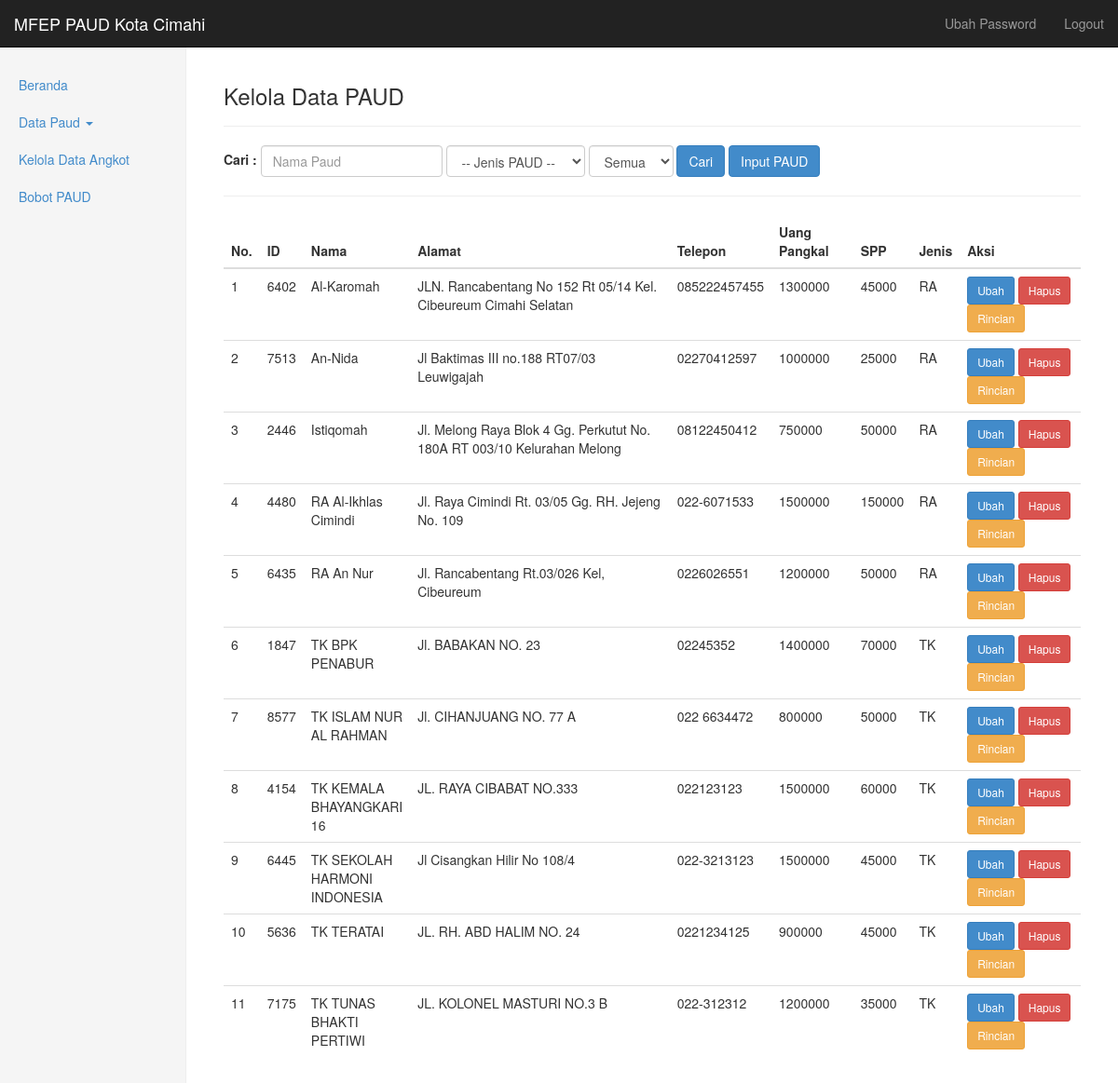
Page /home.php?module=module/paud/index.php (signed in) on the committed database.
### tables this page shows
CREATE TABLE `data_paud` (
  `id_paud` int(20) NOT NULL auto_increment,
  `nama_paud` text NOT NULL,
  `Alamat_Paud` text NOT NULL,
  `Telepon` varchar(20) NOT NULL,
  `Uang_Pangkal` int(11) NOT NULL,
  `Spp` int(11) NOT NULL,
  `Latitude` varchar(20) NOT NULL,
  `longitude` varchar(20) NOT NULL,
  `jenis_sekolah` char(5) default NULL,
  `jml_fas` int(11) default NULL,
  `jml_sma` int(11) default NULL,
  `jml_d3` int(11) default NULL,
  `jml_s1` int(11) default NULL,
  `jarak` varchar(10) default NULL,
  PRIMARY KEY  (`id_paud`)
);

### module/paud/index.php (the view, shortened to what this page needs)
<?
$nama_paud	= $_REQUEST['nama_paud'];
$jenis_paud	= $_REQUEST['jenis_paud'];
$act		= $_REQUEST['act'];
$id_paud	= $_REQUEST['id'];
$jml_data	= $_REQUEST['jml_data'];
$ambil="select * from data_paud where true";
$ambil.=" order by nama_paud asc";
$rs=mysql_query($ambil);
?>
<!DOCTYPE html PUBLIC "-//W3C//DTD HTML 4.01 Transitional//EN" "http://www.w3.org/TR/html4/loose.dtd">
<html>
<head>
</head>
<body>
<div class="page-header">
  <? if($act=="input") { echo '<h3>Input Data PAUD</h3>'; } else if($act=="edit") { echo '<h3>Ubah Data PAUD</h3>'; } else {?>
  <h3>Kelola Data PAUD</h3>
  <? } ?>
</div>
<? if($act=="") {?>
<form class="form-inline" role="form" action="" method="post">
<label>Cari : </label>
  <div class="form-group">
    <input type="text" class="form-control" id="exampleInputEmail2" name="nama_paud" placeholder="Nama Paud" value="<?=$nama_paud?>">
  </div>
  <div class="form-group">
    <select class="form-control" name="jenis_paud">
    <option value="">-- Jenis PAUD --</option>
    </select>
  </div>
  <div class="form-group">
    <select class="form-control" name="jml_data">
    <option value="" <?=$jml_data==''?"selected":"";?>>Semua</option>
    </select>
  </div>
  <button type="submit" class="btn btn-primary">Cari</button>
  <a class="btn btn-primary" href="?module=module/paud/index.php&act=input" role="button">Input PAUD</a>
</form>
<hr>
    <div class="table-responsive">
            <table class="table table-hover">
              <thead class="panel-heading">
                <tr>
                  <th>No.</th>
                  <th>ID</th>
                  <th width="30px">Nama</th>
                  <th>Alamat</th>
                  <th>Telepon</th>
                  <th>Uang Pangkal</th>
                  <th>SPP</th>
                  <th>Jenis</th>
                  <th>Aksi</th>
                </tr>
              </thead>
              <tbody>
              <?
			  $i=1;
			  while($row=mysql_fetch_array($rs)) {?>
                <tr>
                  <td><?=$i++;?></td>
                  <td><?=$row['id_paud'];?></td>
                  <td><?=$row['nama_paud'];?></td>
                  <td><?=$row['Alamat_Paud'];?></td>
                  <td><?=$row['Telepon'];?></td>
                  <td><?=$row['Uang_Pangkal'];?></td>
                  <td><?=$row['Spp'];?></td>
                  <td><?=$row['jenis_sekolah'];?></td>
                  <td><a class="btn btn-sm btn-primary" href="?module=module/paud/index.php&act=edit&id=<?=$row['id_paud'];?>" role="button">Ubah</a>
                  <a class="btn btn-sm btn-danger" onClick="return confirm('Anda yakin akan menghapus data ini?')" href="?module=module/paud/remove_paud.php&id=<?=$row['id_paud'];?>" role="button">Hapus</a>
                  <a class="btn btn-sm btn-warning" href="?module=module/paud/viewall.php&id=<?=$row['id_paud'];?>" role="button">Rincian</a></td>
                </tr>
              <? } ?>
              </tbody>
            </table>
          </div>
<? } else if($act=="input") { ?>
<form class="form-horizontal" role="form" action="module/paud/save_paud.php" method="post">
  <div class="form-group">
    <label for="inputPaud3" class="col-sm-2 control-label">Nama PAUD</label>
    <div class="col-sm-8">
      <input type="text" name="nm_paud" class="form-control" id="inputPaud3" placeholder="Nama Paud">
    </div>
  </div>
  <div class="form-group">
    <label for="inputPaud3" class="col-sm-2 control-label">Alamat</label>
    <div class="col-sm-8">
      <textarea class="form-control" rows="3" name="alamat_paud"></textarea>
    </div>
  </div>
  <div class="form-group">
    <label for="inputPaud3" class="col-sm-2 control-label">Telepon</label>
    <div class="col-sm-8">
      <input type="text" class="form-control" name="telepon" placeholder="Telepon">
    </div>
  </div>
  <div class="form-group">
    <label for="inputPaud3" class="col-sm-2 control-label">Uang Pangkal</label>
    <div class="col-sm-8">
      <input type="text" class="form-control" name="uang_pangkal" placeholder="Uang Pangkal">
    </div>
  </div>
  <div class="form-group">
    <label for="inputPaud3" class="col-sm-2 control-label">SPP</label>
    <div class="col-sm-8">
      <input type="text" class="form-control" name="spp" placeholder="SPP">
    </div>
  </div>
  <div class="form-group">
    <label for="input3" class="col-sm-2 control-label">Jenis PAUD</label>
    <div class="col-sm-8">
      <label class="sr-only" for="exampleInputJenisPaud2">Jenis PAUD</label>
    	<select class="form-control" name="jns_paud" placeholder="Jenis PAUD">
    	<option value=""></option>
    	<option value="TK">TK</option>
    	<option value="RA">Raudhatul Athfal</option>
      	</select>
    </div>
  </div>
  <div class="form-group">
    <label for="inputPaud3" class="col-sm-2 control-label">Latitude</label>
    <div class="col-sm-8">
      <input type="text" class="form-control" name="latitude" placeholder="Latitude">
    </div>
  </div>
  <div class="form-group">
    <label for="inputPaud3" class="col-sm-2 control-label">Longitude</label>
    <div class="col-sm-8">
      <input type="text" class="form-control" name="longitude" placeholder="Longitude">
    </div>
  </div>
  <div class="form-group">
    <div class="col-sm-offset-2 col-sm-10">
      <button type="submit" class="btn btn-primary">Simpan</button>
      <a class="btn btn-danger" href="?module=module/paud/index.php" role="button">Batal</a>
    </div>
  </div>
</form>
<? } else if($act=="edit") {
$ambil="select * from data_paud where true";
if($id_paud!="") {
	$ambil.=" and id_paud='$id_paud'";
}
if($nama_paud!="") {
	$ambil.=" and nama_paud like '$nama_paud%'";
}
if($jenis_paud!="") {
	$ambil.=" and jenis_sekolah='$jenis_paud'";
}
$ambil.=" order by nama_paud asc";
$rse=mysql_query($ambil);
$data=mysql_fetch_array($rse);
?>
<form class="form-horizontal" role="form" action="module/paud/update_paud.php" method="post">
  <div class="form-group">
    <label for="inputPaud3" class="col-sm-2 control-label">Nama PAUD</label>
    <div class="col-sm-8">
      <input type="text" name="id_paud" value="<?=$data['id_paud']?>" readonly class="form-control" id="inputPaud3" placeholder="Nama Paud">
    </div>
  </div>
  <div class="form-group">
    <label for="inputPaud3" class="col-sm-2 control-label">Nama PAUD</label>
    <div class="col-sm-8">
      <input type="text" name="nama_paud" value="<?=$data['nama_paud']?>" class="form-control" id="inputPaud3" placeholder="Nama Paud">
    </div>
  </div>
  <div class="form-group">
    <label for="inputPaud3" class="col-sm-2 control-label">Alamat</label>
    <div class="col-sm-8">
      <textarea class="form-control" rows="3" name="Alamat_Paud"><?=$data['Alamat_Paud']?></textarea>
    </div>
  </div>
  <div class="form-group">
    <label for="inputPaud3" class="col-sm-2 control-label">Telepon</label>
    <div class="col-sm-8">
      <input type="text" class="form-control" name="Telepon" value="<?=$data['Telepon']?>" placeholder="Telepon">
    </div>
  </div>
  <div class="form-group">
    <label for="inputPaud3" class="col-sm-2 control-label">Uang Pangkal</label>
    <div class="col-sm-8">
      <input type="text" class="form-control" name="Uang_Pangkal" placeholder="Uang Pangkal" value="<?=$data['Uang_Pangkal']?>">
    </div>
  </div>
  <div class="form-group">
    <label for="inputPaud3" class="col-sm-2 control-label">SPP</label>
    <div class="col-sm-8">
      <input type="text" class="form-control" name="Spp" placeholder="SPP" value="<?=$data['Spp']?>">
    </div>
  </div>
  <div class="form-group">
    <label for="input3" class="col-sm-2 control-label">Jenis PAUD</label>
    <div class="col-sm-8">
      <label class="sr-only" for="exampleInputJenisPaud2">Jenis PAUD</label>
    	<select class="form-control" name="jenis_paud" placeholder="Jenis PAUD">
    	<option value=""></option>
    	<option value="TK" <?=$data['jenis_sekolah']=='TK'?"selected":"";?>>TK</option>
    	<option value="RA" <?=$data['jenis_sekolah']=='RA'?"selected":"";?>>Raudhatul Athfal</option>
      	</select>
    </div>
  </div>
  <div class="form-group">
    <label for="inputPaud3" class="col-sm-2 control-label">Latitude</label>
    <div class="col-sm-8">
      <input type="text" class="form-control" name="Latitude" placeholder="Latitude" value="<?=$data['Latitude']?>">
    </div>
  </div>
  <div class="form-group">
    <label for="inputPaud3" class="col-sm-2 control-label">Longitude</label>
    <div class="col-sm-8">
      <input type="text" class="form-control" name="longitude" placeholder="Longitude" value="<?=$data['longitude']?>">
    </div>
  </div>
  <div class="form-group">
    <div class="col-sm-offset-2 col-sm-10">
      <button type="submit" class="btn btn-primary">Simpan</button>
      <a class="btn btn-danger" href="?module=module/paud/index.php" role="button">Batal</a>
    </div>
  </div>
</form>
<? } ?>
</body>
</html>

### home.php (shortened to what this page needs)
<?
if($_SESSION['username']!="") {
?>
<!DOCTYPE html>
<html lang="en">
  <head>
    <link href="styles/bootstrap.min.css" rel="stylesheet">
    <link href="styles/dashboard.css" rel="stylesheet">
  </head>
  <body>
    <div class="navbar navbar-inverse navbar-fixed-top" role="navigation">
      <div class="container-fluid">
        <div class="navbar-header">
          <a class="navbar-brand" href="home.php">MFEP PAUD Kota Cimahi</a>
        </div>
        <div class="navbar-collapse collapse">
          <ul class="nav navbar-nav navbar-right">
            <li><a href="?module=ubah_password.php">Ubah Password</a></li>
            <li><a href="logout.php">Logout</a></li>
          </ul>
        </div>
      </div>
    </div>
    <div class="container-fluid">
      <div class="row">
        <div class="col-sm-3 col-md-2 sidebar">
          <ul class="nav nav-sidebar">
            <li><a href="home.php">Beranda</a></li>
          </ul>
          <ul class="nav nav-sidebar">
  			<li class="dropdown">
    		<a class="dropdown-toggle" style="margin-top:-20px; margin-bottom:-25px;" data-toggle="dropdown" href="#">
      		Data Paud <span class="caret"></span>
    		</a>
  			</li>
		  </ul>
          <ul class="nav nav-sidebar">
            <li><a href="?module=module/angkot/index.php">Kelola Data Angkot</a></li>
            <li><a href="?module=module/meep/index.php">Bobot PAUD</a></li>
          </ul>
        </div>
        <div class="col-sm-9 col-sm-offset-3 col-md-10 col-md-offset-2 main">
        <? $module = $_REQUEST['module'];
		if($module) {
			require ($module);
        } ?>
    	  </div>
        </div>
      </div>
  </body>
</html>
<? } else {
	echo "<script>location.href='login.php';</script>";
} ?>

### styles/dashboard.css (style rules this page uses)
body { padding-top: 50px; }
.sidebar { display: none; }
@media (min-width: 768px) { .sidebar { position: fixed; top: 51px; bottom: 0; left: 0; z-index: 1000; display: block; padding: 20px; overflow-x: hidden; overflow-y: auto; background-color: #f5f5f5; border-right: 1px solid #eee; } }
.nav-sidebar { margin-right: -21px; margin-bottom: 20px; margin-left: -20px; }
.nav-sidebar > li > a { padding-right: 20px; padding-left: 20px; }
.main { padding: 20px; }
@media (min-width: 768px) { .main { padding-right: 40px; padding-left: 40px; } }
.main .page-header { margin-top: 0; }

### rows in the picture
data_paud: id_paud "6402", nama_paud "Al-Karomah", Alamat_Paud "JLN. Rancabentang No 152 Rt 05/14 Kel. Cibeureum Cimahi Selatan", Telepon "085222457455", Uang_Pangkal "1300000", Spp "45000", jenis_sekolah "RA"
data_paud: id_paud "7513", nama_paud "An-Nida", Alamat_Paud "Jl Baktimas III no.188 RT07/03 Leuwigajah", Telepon "02270412597", Uang_Pangkal "1000000", Spp "25000", jenis_sekolah "RA"
data_paud: id_paud "2446", nama_paud "Istiqomah", Alamat_Paud "Jl. Melong Raya Blok 4 Gg. Perkutut No. 180A RT 003/10 Kelurahan Melong", Telepon "08122450412", Uang_Pangkal "750000", Spp "50000", jenis_sekolah "RA"
data_paud: id_paud "4480", nama_paud "RA Al-Ikhlas Cimindi", Alamat_Paud "Jl. Raya Cimindi Rt. 03/05 Gg. RH. Jejeng No. 109", Telepon "022-6071533", Uang_Pangkal "1500000", Spp "150000", jenis_sekolah "RA"
data_paud: id_paud "6435", nama_paud "RA An Nur", Alamat_Paud "Jl. Rancabentang Rt.03/026 Kel, Cibeureum", Telepon "0226026551", Uang_Pangkal "1200000", Spp "50000", jenis_sekolah "RA"
data_paud: id_paud "1847", nama_paud "TK BPK PENABUR", Alamat_Paud "Jl. BABAKAN NO. 23", Telepon "02245352", Uang_Pangkal "1400000", Spp "70000", jenis_sekolah "TK"
data_paud: id_paud "8577", nama_paud "TK ISLAM NUR AL RAHMAN", Alamat_Paud "Jl. CIHANJUANG NO. 77 A", Telepon "022 6634472", Uang_Pangkal "800000", Spp "50000", jenis_sekolah "TK"
data_paud: id_paud "4154", nama_paud "TK KEMALA BHAYANGKARI 16", Alamat_Paud "JL. RAYA CIBABAT NO.333", Telepon "022123123", Uang_Pangkal "1500000", Spp "60000", jenis_sekolah "TK"
data_paud: id_paud "6445", nama_paud "TK SEKOLAH HARMONI INDONESIA", Alamat_Paud "Jl Cisangkan Hilir No 108/4", Telepon "022-3213123", Uang_Pangkal "1500000", Spp "45000", jenis_sekolah "TK"
data_paud: id_paud "5636", nama_paud "TK TERATAI", Alamat_Paud "JL. RH. ABD HALIM NO. 24", Telepon "0221234125", Uang_Pangkal "900000", Spp "45000", jenis_sekolah "TK"
data_paud: id_paud "7175", nama_paud "TK TUNAS BHAKTI PERTIWI", Alamat_Paud "JL. KOLONEL MASTURI NO.3 B", Telepon "022-312312", Uang_Pangkal "1200000", Spp "35000", jenis_sekolah "TK"
